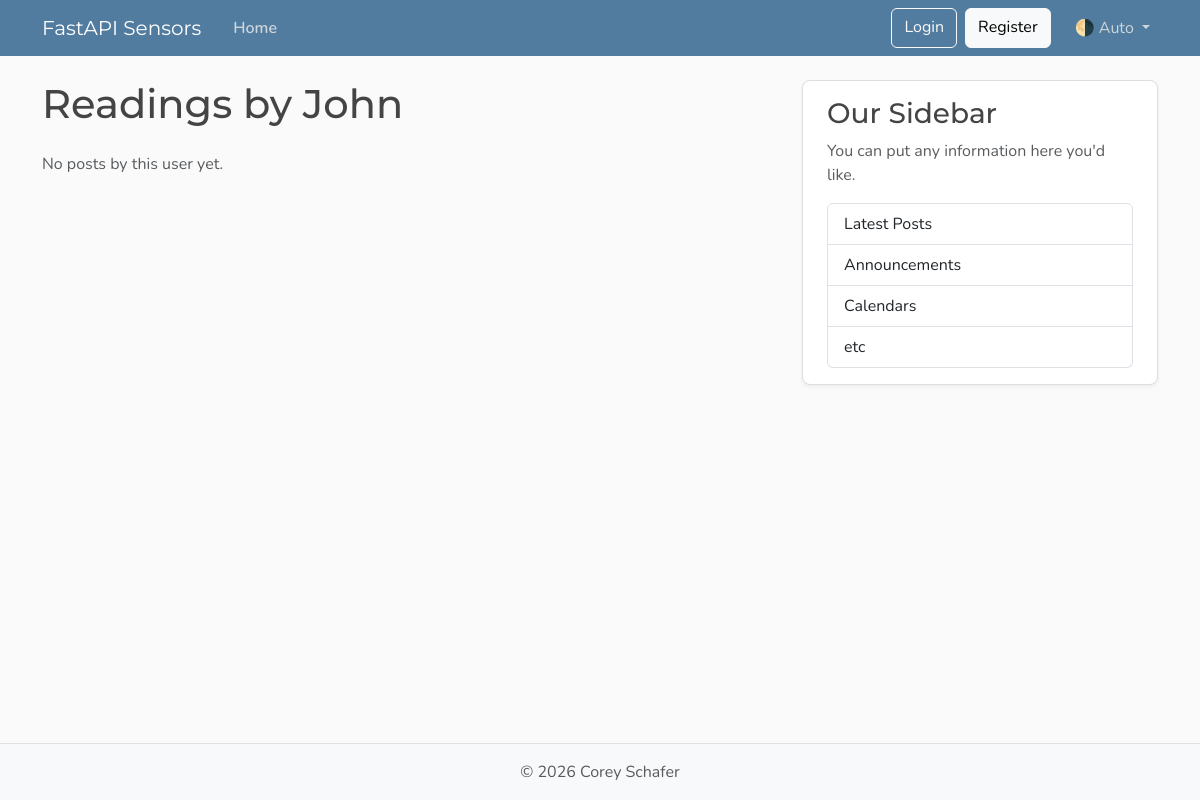
Page /user/1/readings on the earlier database version.
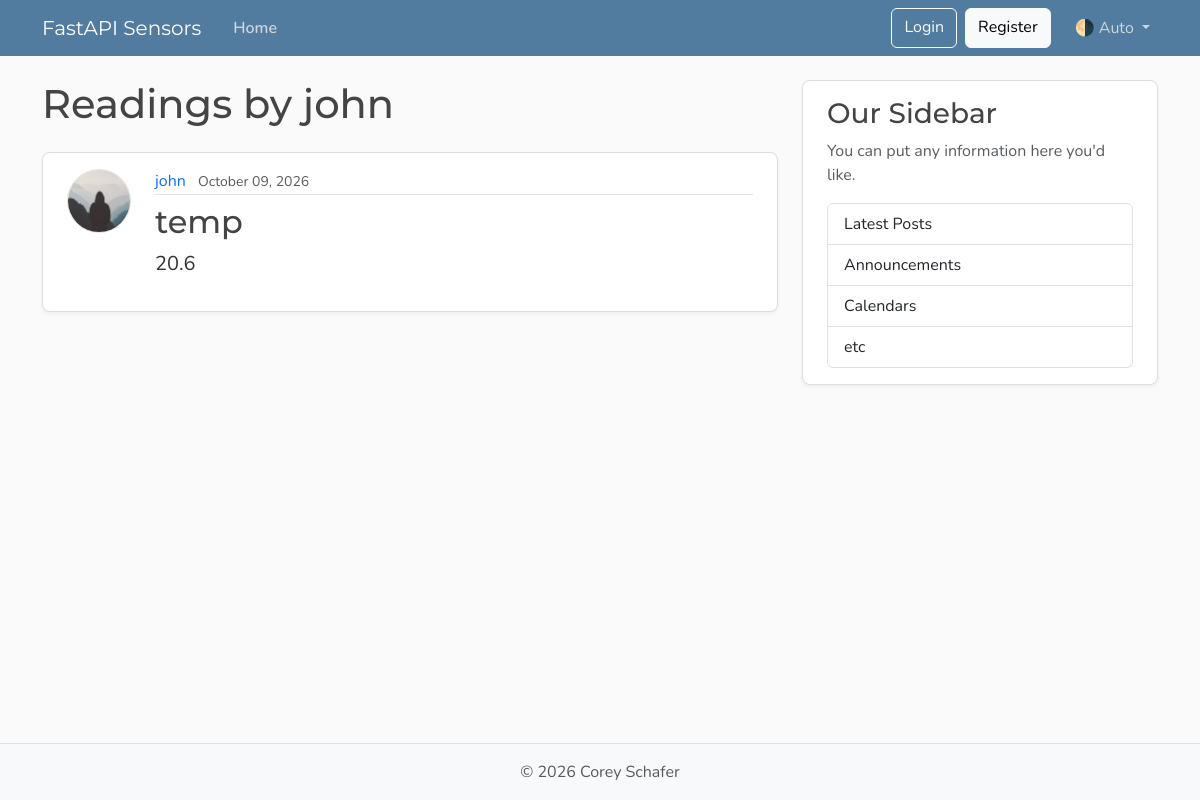
Same page on the later database version.
### fastapi_intro/models.py (models this page shows, shortened)
class User(Base):
    __tablename__ = "user"
    id: Mapped[int] = mapped_column(Integer, primary_key=True, index=True)
    username: Mapped[str] = mapped_column(String(50), unique=True, nullable=False)
    email: Mapped[str] = mapped_column(String(320), unique=True, nullable=False)
    image_file: Mapped[str | None] = mapped_column(String(200), nullable=True, default=None,)
    readings:Mapped[list[Reading]] = relationship(back_populates="author")

class Reading(Base):
    __tablename__ = "reading"
    id: Mapped[int] = mapped_column(Integer, primary_key=True, index=True)
    sensor: Mapped[str] = mapped_column(String(20), nullable=False)
    content: Mapped[float] = mapped_column(Float, nullable=False)
    user_id: Mapped[int] = mapped_column(ForeignKey("user.id"), nullable=False, index=True)
    date_timestamp: Mapped[datetime] = mapped_column(DateTime(timezone=True),
                                                     default=lambda: datetime.now(UTC))
    author: Mapped[User] = relationship(back_populates="readings")

### fastapi_intro/main.py (the view)
@app.get("/user/{user_id}/readings", include_in_schema=False, name="user_readings")
def user_readings_page(request:Request, user_id: int, db: Annotated[Session, Depends(get_db)]):
    result = db.execute(select(models.User).where(models.User.id == user_id))
    user = result.scalars().first()
    if not user:
        raise HTTPException(status_code=status.HTTP_404_NOT_FOUND, detail="User not found")
    result = db.execute(select(models.Reading).where(models.Reading.user_id == user_id))
    readings = result.scalars().all()
    return templates.TemplateResponse(request, "user_readings.html", {"readings":readings, "user":user, "title":f"{user.username}'s Readings"})

### fastapi_intro/templates/user_readings.html
{% extends "layout.html" %} {% block content %}
<h1 class="mb-4">Readings by {{ user.username }}</h1>
{% for reading in readings %}
<article class="content-section py-3 px-4 mb-4">
  <div class="d-flex align-items-start gap-4">
    <img
      class="rounded-circle article-img flex-shrink-0"
      src="{{ reading.author.image_path }}"
      alt="{{ reading.author.username }}'s profile picture"
      width="64"
      height="64"
      loading="lazy"
    />
    <div class="flex-grow-1">
      <div class="article-metadata mb-2">
        <a
          class="me-2"
          href="{{ url_for('user_readings', user_id=reading.author.id) }}"
          >{{ reading.author.username }}</a
        >
        <small class="text-body-secondary"
          >{{ reading.date_timestamp.strftime("%B %d, %Y") }}</small
        >
      </div>
      <h2>
        <a class="article-title" href="{{ url_for('get_sensor_readings') }}"
          >{{ reading.sensor }}</a
        >
      </h2>
      <p class="article-content">{{reading.content }}</p>
    </div>
  </div>
</article>
{% else %}
<p class="text-body-secondary">No posts by this user yet.</p>
{% endfor %} {% endblock content %}

Differences in the rows shown:
changed User: username "John" → "john"
added Reading: author.username "john", date_timestamp "October 09, 2026", sensor "temp", content "20.6"
Other differences:
text no longer shown: "No posts by this user yet."
